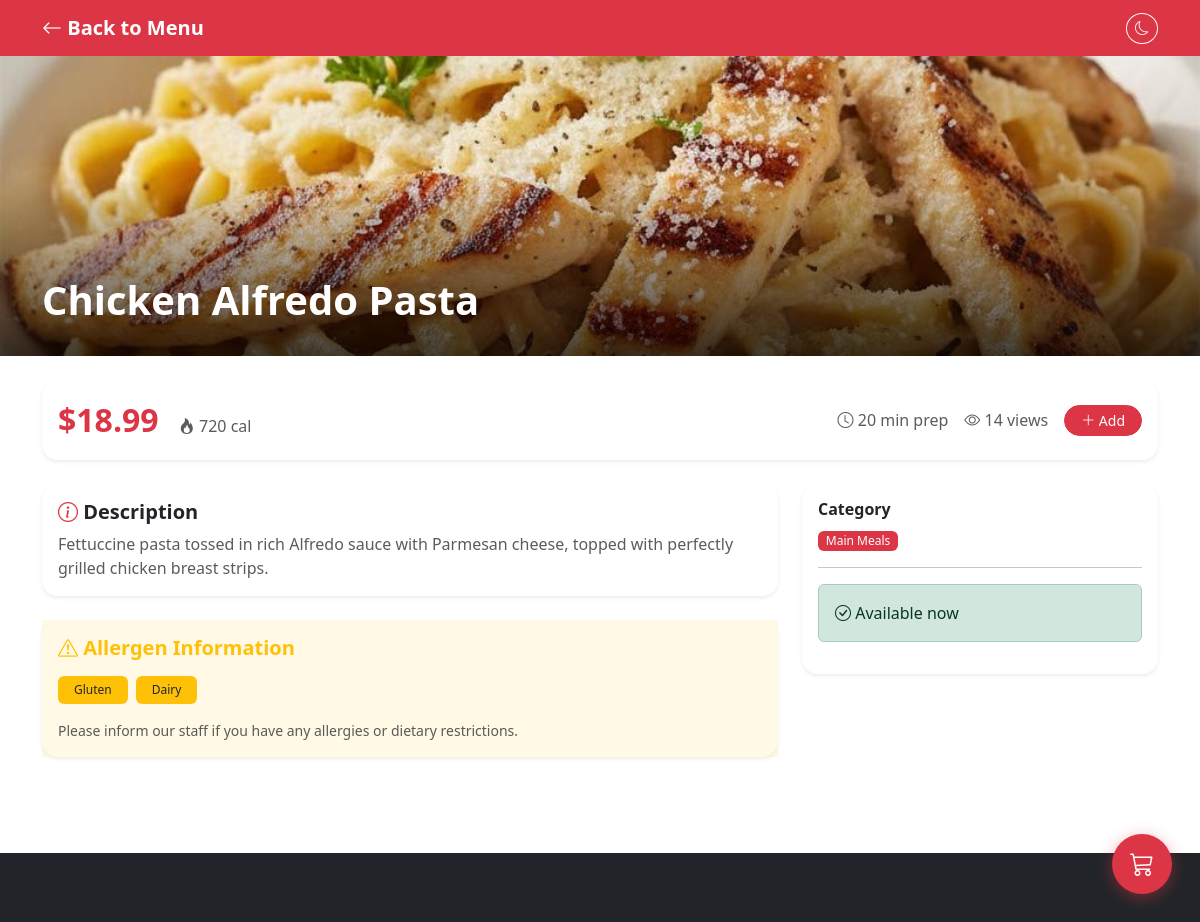
The page /pages/item.php?id=2 on the database its author committed.
### tables this page shows
CREATE TABLE `menu_items` (
  `id` int(11) NOT NULL,
  `category_id` int(11) NOT NULL,
  `name` varchar(150) NOT NULL,
  `description` text DEFAULT NULL,
  `long_description` text DEFAULT NULL,
  `price` decimal(10,2) NOT NULL,
  `image` varchar(255) DEFAULT NULL,
  `ingredients` text DEFAULT NULL,
  `allergens` varchar(255) DEFAULT NULL,
  `preparation_time` int(11) DEFAULT 15,
  `calories` int(11) DEFAULT NULL,
  `is_available` tinyint(1) DEFAULT 1,
  `is_featured` tinyint(1) DEFAULT 0,
  `is_spicy` tinyint(1) DEFAULT 0,
  `is_vegetarian` tinyint(1) DEFAULT 0,
  `is_vegan` tinyint(1) DEFAULT 0,
  `is_gluten_free` tinyint(1) DEFAULT 0,
  `view_count` int(11) DEFAULT 0,
  `sort_order` int(11) DEFAULT 0,
  `created_at` timestamp NOT NULL DEFAULT current_timestamp(),
  `updated_at` timestamp NOT NULL DEFAULT current_timestamp() ON UPDATE current_timestamp()
);

CREATE TABLE `categories` (
  `id` int(11) NOT NULL,
  `name` varchar(100) NOT NULL,
  `description` text DEFAULT NULL,
  `image` varchar(255) DEFAULT NULL,
  `icon` varchar(50) DEFAULT 'utensils',
  `sort_order` int(11) DEFAULT 0,
  `is_active` tinyint(1) DEFAULT 1,
  `created_at` timestamp NOT NULL DEFAULT current_timestamp(),
  `updated_at` timestamp NOT NULL DEFAULT current_timestamp() ON UPDATE current_timestamp()
);

### pages/item.php (the view, shortened to what this page needs)
<?php
$conn = dbConnect();
$id = isset($_GET['id']) ? intval($_GET['id']) : 0;
$item = $conn->query("SELECT m.*, c.name as category_name FROM menu_items m LEFT JOIN categories c ON m.category_id = c.id WHERE m.id = $id")->fetch_assoc();
$allergens = $item['allergens'] ? array_map('trim', explode(',', $item['allergens'])) : [];
?>
<!DOCTYPE html>
<html lang="en">
<head>
    <link href="https://cdn.jsdelivr.net/npm/bootstrap@5.3.2/dist/css/bootstrap.min.css" rel="stylesheet">
    <link rel="stylesheet" href="https://cdn.jsdelivr.net/npm/bootstrap-icons@1.11.1/font/bootstrap-icons.css">
    <link href="../css/style.css" rel="stylesheet">
</head>
<body>
    <nav class="navbar navbar-expand-lg navbar-dark bg-danger sticky-top">
        <div class="container">
            <a class="navbar-brand fw-bold" href="../index.php"><i class="bi bi-arrow-left"></i> Back to Menu</a>
            <button id="themeToggle" class="btn btn-outline-light btn-sm rounded-circle"><i class="bi bi-moon"></i></button>
        </div>
    </nav>
    <div class="position-relative">
        <img src="../<?= $item['image'] ?>" alt="<?= $item['name'] ?>" class="w-100" style="height: 300px; object-fit: cover;">
        <div class="position-absolute top-0 start-0 w-100 h-100" style="background: linear-gradient(transparent 40%, rgba(0,0,0,0.7));"></div>
        <div class="position-absolute bottom-0 start-0 w-100 p-4 text-white">
            <div class="container">
                <h1 class="fw-bold"><?= $item['name'] ?></h1>
            </div>
        </div>
    </div>
    <div class="container py-4">
        <div class="card border-0 shadow-sm rounded-4 mb-4">
            <div class="card-body d-flex justify-content-between align-items-center flex-wrap gap-3">
                <div>
                    <span class="fs-2 fw-bold text-danger">$<?= number_format($item['price'], 2) ?></span>
                    <?php if($item['calories']): ?><span class="text-muted ms-3"><i class="bi bi-fire"></i> <?= $item['calories'] ?> cal</span><?php endif; ?>
                </div>
                <div class="d-flex align-items-center gap-3">
                    <div class="d-flex gap-3 text-muted">
                        <?php if($item['preparation_time'] > 0): ?><span><i class="bi bi-clock"></i> <?= $item['preparation_time'] ?> min prep</span><?php endif; ?>
                        <span><i class="bi bi-eye"></i> <?= $item['view_count'] ?> views</span>
                    </div>
                    <?php if($item['is_available']): ?>
                    <button class="btn btn-danger btn-sm rounded-pill px-3"
                        onclick="addToCart(<?= $item['id'] ?>, '<?= addslashes(htmlspecialchars($item['name'])) ?>', <?= $item['price'] ?>, '../<?= htmlspecialchars($item['image']) ?>')">
                        <i class="bi bi-plus-lg"></i> Add
                    </button>
                    <?php endif; ?>
                </div>
            </div>
        </div>
        <div class="row g-4">
            <div class="col-lg-8">
                <div class="card border-0 shadow-sm rounded-4 mb-4">
                    <div class="card-body">
                        <h5 class="fw-bold"><i class="bi bi-info-circle text-danger"></i> Description</h5>
                        <p class="text-muted mb-0"><?= nl2br($item['long_description'] ?: $item['description']) ?></p>
                    </div>
                </div>
                <?php if(!empty($allergens) && $allergens[0] && $allergens[0] !== 'None'): ?>
                <div class="card border-0 shadow-sm rounded-4 mb-4 border-warning">
                    <div class="card-body bg-warning bg-opacity-10">
                        <h5 class="fw-bold text-warning"><i class="bi bi-exclamation-triangle"></i> Allergen Information</h5>
                        <div class="d-flex flex-wrap gap-2 mt-3">
                            <?php foreach($allergens as $alg): ?>
                            <span class="badge bg-warning text-dark px-3 py-2"><?= $alg ?></span>
                            <?php endforeach; ?>
                        </div>
                        <p class="small text-muted mt-3 mb-0">Please inform our staff if you have any allergies or dietary restrictions.</p>
                    </div>
                </div>
                <?php endif; ?>
            </div>
            <div class="col-lg-4">
                <div class="card border-0 shadow-sm rounded-4">
                    <div class="card-body">
                        <h6 class="fw-bold">Category</h6>
                        <span class="badge bg-danger"><?= $item['category_name'] ?></span>
                        <hr>
                        <?php if(!$item['is_available']): ?>
                        <div class="alert alert-danger"><i class="bi bi-x-circle"></i> This item is currently unavailable</div>
                        <?php else: ?>
                        <div class="alert alert-success"><i class="bi bi-check-circle"></i> Available now</div>
                        <?php endif; ?>
                    </div>
                </div>
            </div>
        </div>
    </div>
    <button class="cart-bubble" id="cartBubble" data-bs-toggle="offcanvas" data-bs-target="#cartOffcanvas" aria-label="View cart">
        <i class="bi bi-cart3"></i>
    </button>
    <footer class="bg-dark text-white py-4 mt-5">
        <div class="container text-center">
            <p class="small text-muted mb-0">Gourmet Bites Restaurant</p>
        </div>
    </footer>
</body>
</html>

### css/style.css (style rules this page uses)
:root { --primary: #dc3545; --primary-dark: #b02a37; --secondary: #6c757d; --success: #198754; --info: #0dcaf0; --warning: #ffc107; --danger: #dc3545; --light: #f8f9fa; --dark: #212529; --card-shadow: 0 2px 12px rgba(0,0,0,0.08); --card-hover-shadow: 0 8px 24px rgba(0,0,0,0.12); --transition: all 0.3s ease; }
.badge { font-weight: 500; }
html { scroll-behavior: smooth; }
.cart-bubble { position: fixed; bottom: 28px; right: 28px; z-index: 1050; width: 60px; height: 60px; border-radius: 50%; background: var(--primary); color: #fff; border: none; box-shadow: 0 4px 16px rgba(220,53,69,0.45); display: flex; align-items: center; justify-content: center; font-size: 1.5rem; cursor: pointer; transition: var(--transition); }

### rows shown on the page
menu_items: image (picture), name "Chicken Alfredo Pasta", price "18.99", calories "720", preparation_time "20", view_count "14", long_description "Fettuccine pasta tossed in rich Alfredo sauce with Parmesan cheese, topped with perfectly grilled chicken breast strips.", allergens "Gluten", allergens "Dairy", category.name "Main Meals"
